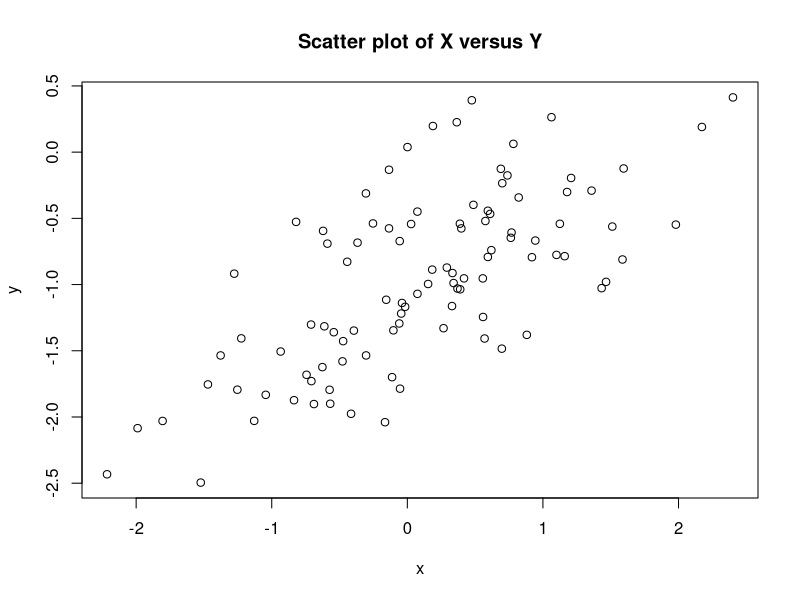
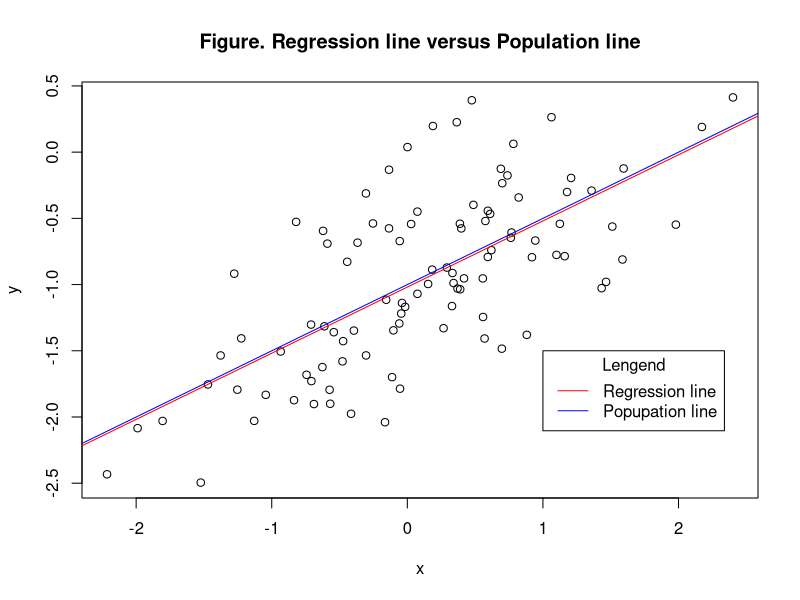
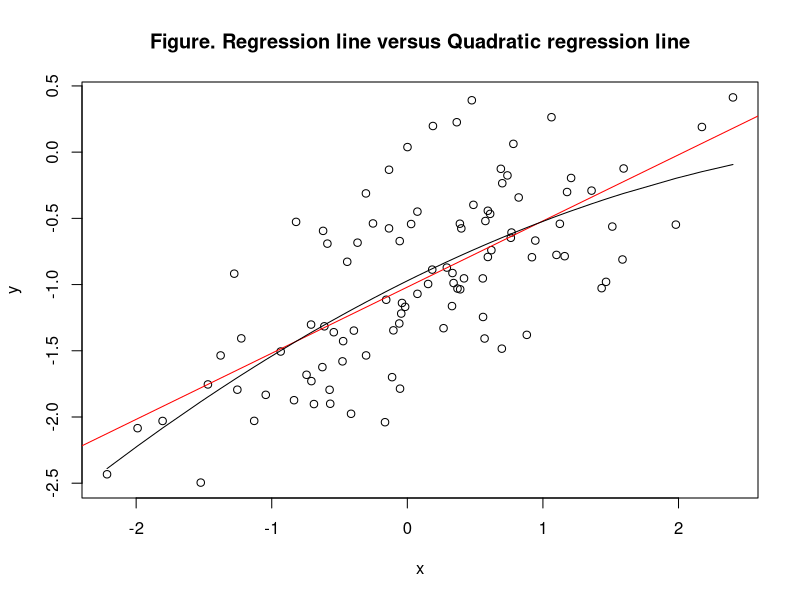
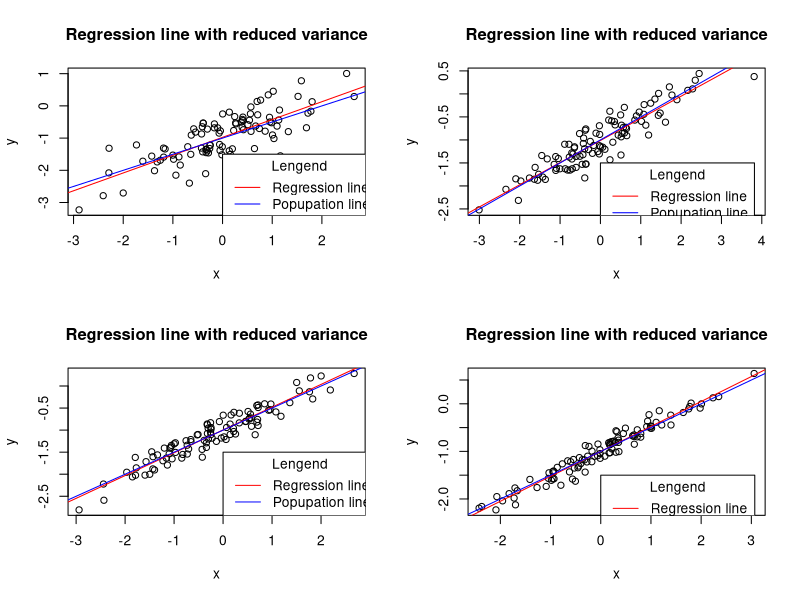
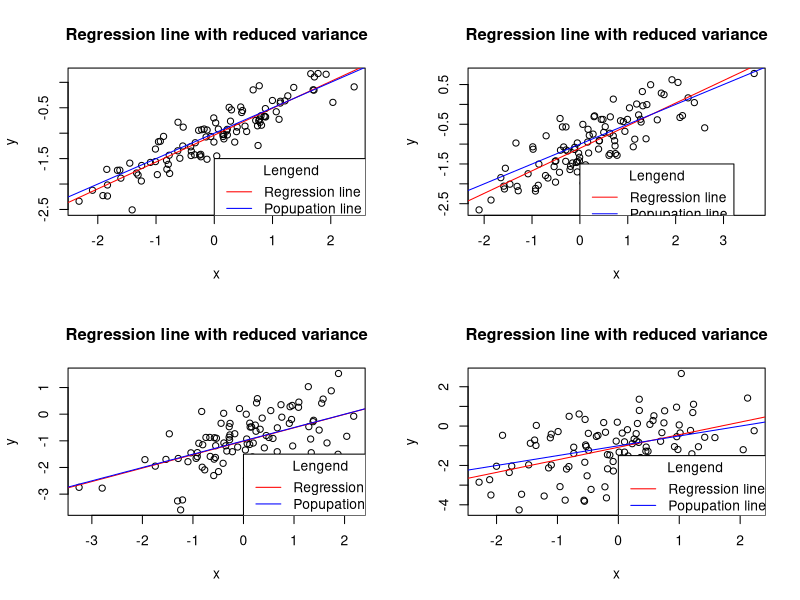

Generate these figures, in order, with R:
# Date: Oct 9th 2014
# By Ziang Jia
# W4240
# HomeWork 03 <Due: Oct 14th 2014>
# Problem 4

### preworks
#==============#
set.seed(1)

# a)
#=============#
x <- rnorm(100)

# b)
#=============#
eps <- rnorm(100,0,0.25^(1/2))

# c)
#=============#
y <- -1+0.5*x+eps

# d)
#=============#
plot(x,y,main="Scatter plot of X versus Y")

# e)
#=============#
lm.y <- lm(y~x)
summary(lm.y)

# f)
#=============#
plot(x,y, main="Figure. Regression line versus Population line")
abline(lm.y,col="red")
abline(-1,0.5,col="blue")
legend(1,-1.5,c("Regression line","Popupation line"), title="Lengend",col=c("red","blue"),lty=c(1,1))

# g)
#=============#
z<-x^2
lm.yp <- lm(y~x+z)
summary(lm.yp)
plot(x,y, main="Figure. Regression line versus Quadratic regression line")
abline(lm.y,col="red")
xp = sort(x)
yp <--0.97164+0.50858*xp-0.05946*xp^2
lines(xp,yp,type="l")

# h)
#=============#
par(mfrow=c(2,2))
for(i in 1:4){
  x <- rnorm(100)
  eps <- rnorm(100,0,0.5/i)
  y <- -1+0.5*x+eps
  plot(x,y,main="Regression line with reduced variance")
  lm.y <- lm(y~x)
  abline(lm.y,col="red")
  abline(-1,0.5,col="blue")
  legend(0,-1.5,c("Regression line","Popupation line"), title="Lengend",col=c("red","blue"),lty=c(1,1))
}

#i)
#=============#
par(mfrow=c(2,2))
for(i in 1:4){
  x <- rnorm(100)
  eps <- rnorm(100,0,0.25*i)
  y <- -1+0.5*x+eps
  plot(x,y,main="Regression line with reduced variance")
  lm.y <- lm(y~x)
  abline(lm.y,col="red")
  abline(-1,0.5,col="blue")
  legend(0,-1.5,c("Regression line","Popupation line"), title="Lengend",col=c("red","blue"),lty=c(1,1))
}

# j)
#=============#
for(i in 1:3){
  x <- rnorm(100)
  eps <- rnorm(100,0,0.25*i)
  y <- -1+0.5*x+eps
  lm.y <- lm(y~x)
  cf<-confint(lm.y,level=0.95)
  print(cf)
}





